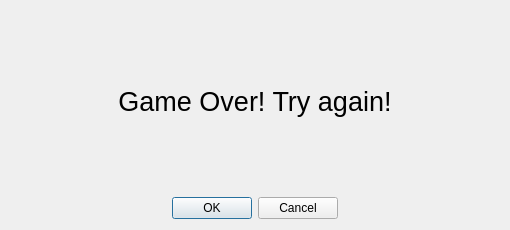
<?xml version="1.0" encoding="UTF-8"?>
<ui version="4.0">
 <class>WGameOver</class>
 <widget class="QDialog" name="WGameOver">
  <property name="geometry">
   <rect>
    <x>0</x>
    <y>0</y>
    <width>510</width>
    <height>230</height>
   </rect>
  </property>
  <property name="windowTitle">
   <string>Game Over</string>
  </property>
  <layout class="QVBoxLayout" name="verticalLayout">
   <item>
    <widget class="QLabel" name="lb_gameover">
     <property name="styleSheet">
      <string notr="true">font: 20pt ;</string>
     </property>
     <property name="text">
      <string>Game Over! Try again!</string>
     </property>
     <property name="scaledContents">
      <bool>false</bool>
     </property>
     <property name="alignment">
      <set>Qt::AlignCenter</set>
     </property>
     <property name="wordWrap">
      <bool>true</bool>
     </property>
    </widget>
   </item>
   <item>
    <widget class="QDialogButtonBox" name="buttonBox">
     <property name="orientation">
      <enum>Qt::Horizontal</enum>
     </property>
     <property name="standardButtons">
      <set>QDialogButtonBox::Cancel|QDialogButtonBox::Ok</set>
     </property>
     <property name="centerButtons">
      <bool>true</bool>
     </property>
    </widget>
   </item>
  </layout>
 </widget>
 <resources/>
 <connections>
  <connection>
   <sender>buttonBox</sender>
   <signal>accepted()</signal>
   <receiver>WGameOver</receiver>
   <slot>accept()</slot>
   <hints>
    <hint type="sourcelabel">
     <x>248</x>
     <y>254</y>
    </hint>
    <hint type="destinationlabel">
     <x>157</x>
     <y>274</y>
    </hint>
   </hints>
  </connection>
  <connection>
   <sender>buttonBox</sender>
   <signal>rejected()</signal>
   <receiver>WGameOver</receiver>
   <slot>reject()</slot>
   <hints>
    <hint type="sourcelabel">
     <x>316</x>
     <y>260</y>
    </hint>
    <hint type="destinationlabel">
     <x>286</x>
     <y>274</y>
    </hint>
   </hints>
  </connection>
 </connections>
</ui>
